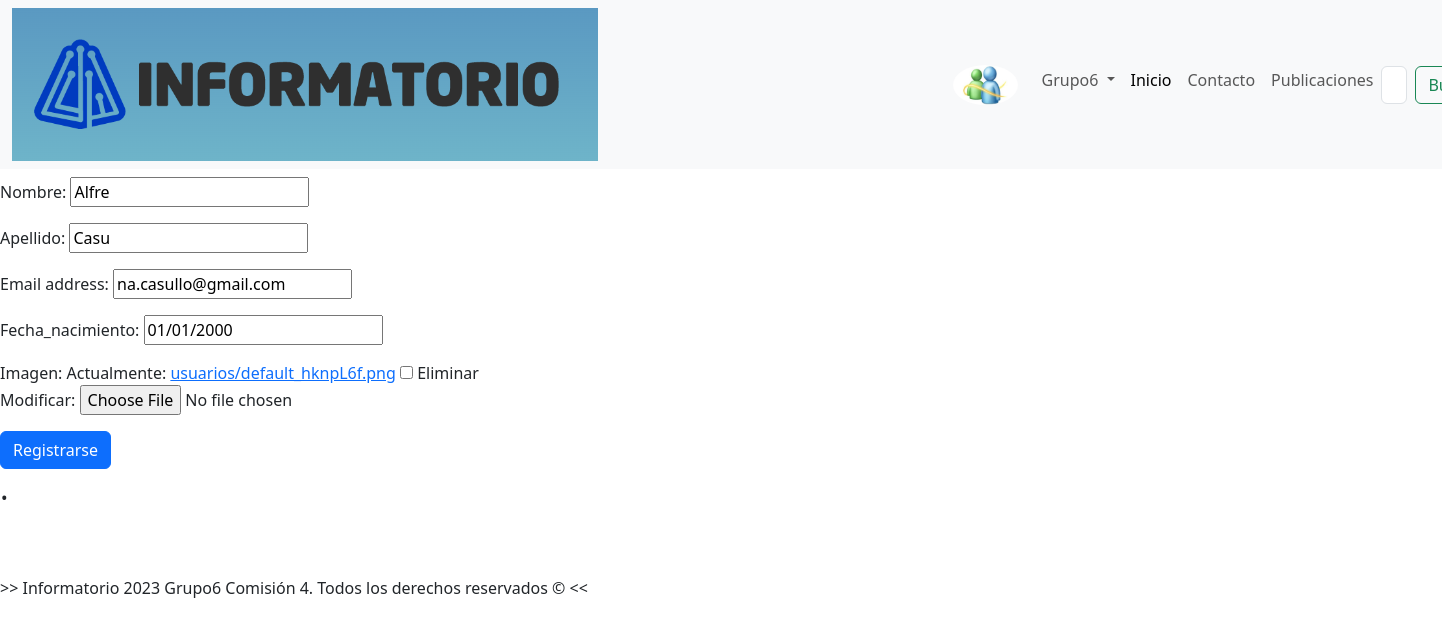
Screenshot of /usuarios/actualizar_usuario/1 (signed in) with the database file from the repository.
### apps/usuarios/models.py (models this page shows)
class Usuarios(AbstractUser):
    nombre = models.CharField(max_length=20)
    apellido = models.CharField(max_length= 20)
    fecha_nacimiento = models.DateField('Fecha_nacimiento', default = '2000-1-1')
    es_colaborador = models.BooleanField(default=False) #Se determina al usuario colaborador con un booleano
    imagen = models.ImageField(null = True, blank = True, upload_to = 'usuarios', default='usuarios/default.png')#Esta imagen se la guarda dentro de la carpeta media

### apps/usuarios/views.py (the view)
# urls.py: path('actualizar_usuario/<int:pk>', ActualizarUsuario.as_view(), name='actualizar_usuario'),
class ActualizarUsuario(LoginRequiredMixin,UpdateView):
    model = Usuarios
    fields = ['nombre', 'apellido', 'email', 'fecha_nacimiento', 'imagen']
    template_name = 'usuarios/registrar_usuarios.html'
    successs_url = reverse_lazy('inicio')

### templates/usuarios/registrar_usuarios.html (shortened to what this page needs)
{% extends 'base.html' %}
{% load static %}
{% block contenido %}
<form enctype="multipart/form-data" action="" method="post">{% csrf_token %}
{{ form.as_p }}
<button type="submit" class="btn btn-primary">Registrarse</button>
</form>
{% endblock %}

### templates/navegacion.html (shortened to what this page needs)
{% load static %}
<nav class="navbar navbar-expand-lg bg-body-tertiary">
    <div class="container-fluid">
        <a href="{% url 'inicio' %}">
            <img src="{% static 'img/informatorio.png' %}" alt="informatorio" >
        </a>
        <div class="collapse navbar-collapse" id="navbarSupportedContent" style="margin-left: 25%;">
            <ul class="navbar-nav me-auto mb-2 mb-lg-0">
                {% if user.is_authenticated %}
                <a class="navbar-brand" href="#">
                    <img src="{{user.imagen.url}}" alt="perfil" width="65" height="40"
                        class="rounded-circle flex-shrink-0">
                </a>
                <li class="nav-item dropdown">
                    <a class="nav-link dropdown-toggle" href="#" role="button" data-bs-toggle="dropdown"
                        aria-expanded="false">
                        {{user.username}}
                    </a>
                </li>
                {% endif %}
                <li class="nav-item">
                    <a class="nav-link active" aria-current="page" href="{% url 'inicio' %}">Inicio</a>
                </li>
                <li class="nav-item">
                    <a class="nav-link" href="{% url 'contactos' %}">Contacto</a>
                </li>
                <li class="nav-item">
                    <a class="nav-link" href="{% url 'apps.publicaciones:listar_publicacion' %}">Publicaciones</a>
                </li>
            </ul>
            <form class="d-flex" role="search" method="get" action="{% url 'apps.publicaciones:listar_publicacion' %}">
                <input class="form-control me-2" type="search" placeholder="Buscar publicacion por titulo" aria-label="Search"
                    name="buscador">
                <button class="btn btn-outline-success" type="submit">Buscar</button>
            </form>
        </div>
    </div>
</nav>

### rows the page displays
Usuarios: imagen (placeholder picture), username "Grupo6"
Usuarios: nombre "Alfre", apellido "Casu", email "na.casullo@gmail.com", fecha_nacimiento "01/01/2000"
